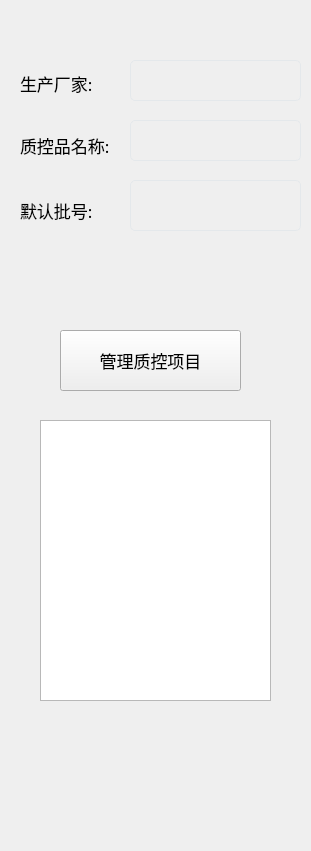
       <widget class="QWidget" name="widget" native="true">
        <property name="geometry">
         <rect>
          <x>250</x>
          <y>10</y>
          <width>311</width>
          <height>851</height>
         </rect>
        </property>
        <property name="styleSheet">
         <string notr="true">QWidget#widget{
border:1px solid #E4E8EB;
border-radius: 10px;
font:14px &quot;苹方 粗体&quot;;
}</string>
        </property>
        <widget class="QLabel" name="label_3">
         <property name="geometry">
          <rect>
           <x>20</x>
           <y>73</y>
           <width>111</width>
           <height>21</height>
          </rect>
         </property>
         <property name="font">
          <font>
           <family>苹方 粗体</family>
           <pointsize>13</pointsize>
          </font>
         </property>
         <property name="text">
          <string>生产厂家:</string>
         </property>
        </widget>
        <widget class="QLineEdit" name="ldtFactor">
         <property name="geometry">
          <rect>
           <x>130</x>
           <y>60</y>
           <width>171</width>
           <height>41</height>
          </rect>
         </property>
         <property name="font">
          <font>
           <family>苹方 粗体</family>
           <pointsize>-1</pointsize>
           <weight>50</weight>
           <italic>false</italic>
           <bold>false</bold>
          </font>
         </property>
         <property name="focusPolicy">
          <enum>Qt::ClickFocus</enum>
         </property>
         <property name="styleSheet">
          <string notr="true">border:1px solid #E4E8EB;border-radius:5px;padding:2px 4px;background-color: transparent;color:#444444;
font:18px &quot;苹方 粗体&quot;;</string>
         </property>
         <property name="text">
          <string/>
         </property>
         <property name="alignment">
          <set>Qt::AlignCenter</set>
         </property>
         <property name="readOnly">
          <bool>true</bool>
         </property>
        </widget>
        <widget class="CusCheckBox" name="ckxValid" native="true">
         <property name="geometry">
          <rect>
           <x>0</x>
           <y>10</y>
           <width>181</width>
           <height>41</height>
          </rect>
         </property>
         <property name="font">
          <font>
           <family>苹方 粗体</family>
           <pointsize>13</pointsize>
          </font>
         </property>
        </widget>
        <widget class="QLabel" name="label_17">
         <property name="geometry">
          <rect>
           <x>20</x>
           <y>135</y>
           <width>121</width>
           <height>21</height>
          </rect>
         </property>
         <property name="font">
          <font>
           <family>苹方 粗体</family>
           <pointsize>13</pointsize>
          </font>
         </property>
         <property name="text">
          <string>质控品名称:</string>
         </property>
        </widget>
        <widget class="QLineEdit" name="ldtControlName">
         <property name="geometry">
          <rect>
           <x>130</x>
           <y>120</y>
           <width>171</width>
           <height>41</height>
          </rect>
         </property>
         <property name="font">
          <font>
           <family>苹方 粗体</family>
           <pointsize>-1</pointsize>
           <weight>50</weight>
           <italic>false</italic>
           <bold>false</bold>
          </font>
         </property>
         <property name="focusPolicy">
          <enum>Qt::ClickFocus</enum>
         </property>
         <property name="styleSheet">
          <string notr="true">border:1px solid #E4E8EB;border-radius:5px;padding:2px 4px;background-color: transparent;color:#444444;
font:18px &quot;苹方 粗体&quot;;</string>
         </property>
         <property name="text">
          <string/>
         </property>
         <property name="alignment">
          <set>Qt::AlignCenter</set>
         </property>
         <property name="readOnly">
          <bool>true</bool>
         </property>
        </widget>
        <widget class="QLabel" name="label_18">
         <property name="geometry">
          <rect>
           <x>20</x>
           <y>200</y>
           <width>121</width>
           <height>21</height>
          </rect>
         </property>
         <property name="font">
          <font>
           <family>苹方 粗体</family>
           <pointsize>13</pointsize>
          </font>
         </property>
         <property name="text">
          <string>默认批号:</string>
         </property>
        </widget>
        <widget class="QPushButton" name="btn_add_control_project">
         <property name="geometry">
          <rect>
           <x>60</x>
           <y>330</y>
           <width>181</width>
           <height>61</height>
          </rect>
         </property>
         <property name="font">
          <font>
           <family>苹方 粗体</family>
           <pointsize>13</pointsize>
           <weight>50</weight>
           <bold>false</bold>
           <stylestrategy>PreferDefault</stylestrategy>
          </font>
         </property>
         <property name="focusPolicy">
          <enum>Qt::NoFocus</enum>
         </property>
         <property name="styleSheet">
          <string notr="true"/>
         </property>
         <property name="text">
          <string>管理质控项目</string>
         </property>
         <property name="iconSize">
          <size>
           <width>37</width>
           <height>32</height>
          </size>
         </property>
         <property name="checkable">
          <bool>false</bool>
         </property>
         <property name="checked">
          <bool>false</bool>
         </property>
         <property name="autoExclusive">
          <bool>false</bool>
         </property>
        </widget>
        <widget class="QTableWidget" name="tab_qualitied_projs">
         <property name="geometry">
          <rect>
           <x>40</x>
           <y>420</y>
           <width>231</width>
           <height>281</height>
          </rect>
         </property>
         <property name="font">
          <font>
           <family>苹方 粗体</family>
           <pointsize>11</pointsize>
          </font>
         </property>
         <property name="focusPolicy">
          <enum>Qt::NoFocus</enum>
         </property>
         <property name="styleSheet">
          <string notr="true"/>
         </property>
         <property name="horizontalScrollBarPolicy">
          <enum>Qt::ScrollBarAlwaysOff</enum>
         </property>
         <property name="showGrid">
          <bool>false</bool>
         </property>
         <property name="columnCount">
          <number>2</number>
         </property>
         <attribute name="horizontalHeaderVisible">
          <bool>false</bool>
         </attribute>
         <attribute name="horizontalHeaderMinimumSectionSize">
          <number>25</number>
         </attribute>
         <attribute name="horizontalHeaderDefaultSectionSize">
          <number>120</number>
         </attribute>
         <attribute name="horizontalHeaderStretchLastSection">
          <bool>true</bool>
         </attribute>
         <attribute name="verticalHeaderVisible">
          <bool>false</bool>
         </attribute>
         <column>
          <property name="text">
           <string>id</string>
          </property>
         </column>
         <column>
          <property name="text">
           <string>质控项目</string>
          </property>
         </column>
        </widget>
        <widget class="QComboBox" name="cbx_pihao">
         <property name="geometry">
          <rect>
           <x>130</x>
           <y>180</y>
           <width>171</width>
           <height>51</height>
          </rect>
         </property>
         <property name="font">
          <font>
           <family>苹方 粗体</family>
           <pointsize>-1</pointsize>
           <weight>50</weight>
           <italic>false</italic>
           <bold>false</bold>
          </font>
         </property>
         <property name="focusPolicy">
          <enum>Qt::ClickFocus</enum>
         </property>
         <property name="styleSheet">
          <string notr="true">.QComboBox{
        border:1px solid #E4E8EB;
        border-radius:	5px;
        padding:2px 4px;
        background-color: transparent;
        color:#444444;
        font:18px &quot;苹方 粗体&quot;;
    }
    
    .QComboBox:disabled{
        background-color: #E4E4E4;
    }
    
    .QComboBox QAbstractItemView {
        border: none;
        color:#444444;
        font:20px &quot;苹方 粗体&quot;;
    }
    
    .QComboBox QAbstractItemView::item {
        height: 50px;
    }
    
    .QComboBox QAbstractItemView::item:selected {
        background:#F0E3E3;
        color:white
    }
    
    .QComboBox::drop-down {
        width: 20px;
        border:none;
    }
    
    .QComboBox::down-arrow {
        width: 25px;
        height: 25px;
        image: url(:/image/arrow_drop_down.svg);
    }</string>
         </property>
        </widget>
       </widget>
